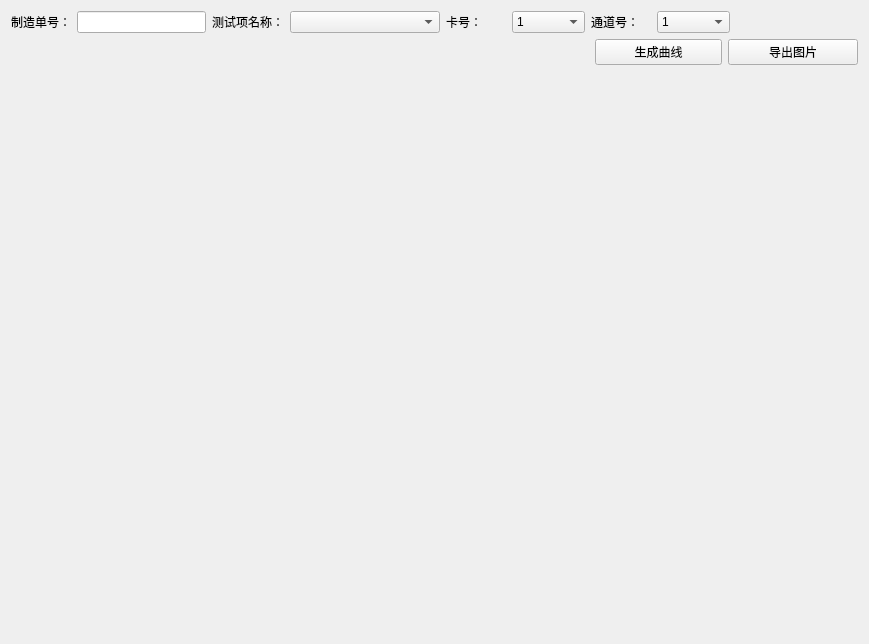
<?xml version="1.0" encoding="UTF-8"?>
<ui version="4.0">
 <class>DataAnalysis</class>
 <widget class="QWidget" name="DataAnalysis">
  <property name="geometry">
   <rect>
    <x>0</x>
    <y>0</y>
    <width>869</width>
    <height>644</height>
   </rect>
  </property>
  <property name="windowTitle">
   <string>Form</string>
  </property>
  <layout class="QGridLayout" name="gridLayout">
   <item row="0" column="0">
    <layout class="QHBoxLayout" name="horizontalLayout_2">
     <item>
      <widget class="QLabel" name="label_2">
       <property name="text">
        <string>制造单号：</string>
       </property>
      </widget>
     </item>
     <item>
      <widget class="QLineEdit" name="lineEdit_OrderNum">
       <property name="maximumSize">
        <size>
         <width>219</width>
         <height>16777215</height>
        </size>
       </property>
      </widget>
     </item>
     <item>
      <widget class="QLabel" name="label_4">
       <property name="text">
        <string>测试项名称：</string>
       </property>
      </widget>
     </item>
     <item>
      <widget class="QComboBox" name="comboBox_TestItem">
       <property name="minimumSize">
        <size>
         <width>150</width>
         <height>0</height>
        </size>
       </property>
      </widget>
     </item>
     <item>
      <widget class="QLabel" name="label_5">
       <property name="minimumSize">
        <size>
         <width>60</width>
         <height>0</height>
        </size>
       </property>
       <property name="text">
        <string>卡号：</string>
       </property>
      </widget>
     </item>
     <item>
      <widget class="QComboBox" name="comboBox_Card">
       <property name="minimumSize">
        <size>
         <width>73</width>
         <height>0</height>
        </size>
       </property>
       <item>
        <property name="text">
         <string>1</string>
        </property>
       </item>
       <item>
        <property name="text">
         <string>2</string>
        </property>
       </item>
       <item>
        <property name="text">
         <string>3</string>
        </property>
       </item>
       <item>
        <property name="text">
         <string>4</string>
        </property>
       </item>
       <item>
        <property name="text">
         <string>5</string>
        </property>
       </item>
       <item>
        <property name="text">
         <string>6</string>
        </property>
       </item>
       <item>
        <property name="text">
         <string>7</string>
        </property>
       </item>
       <item>
        <property name="text">
         <string>8</string>
        </property>
       </item>
       <item>
        <property name="text">
         <string>9</string>
        </property>
       </item>
       <item>
        <property name="text">
         <string>10</string>
        </property>
       </item>
      </widget>
     </item>
     <item>
      <widget class="QLabel" name="label_3">
       <property name="minimumSize">
        <size>
         <width>60</width>
         <height>0</height>
        </size>
       </property>
       <property name="text">
        <string>通道号：</string>
       </property>
      </widget>
     </item>
     <item>
      <widget class="QComboBox" name="comboBox_Channel">
       <property name="minimumSize">
        <size>
         <width>73</width>
         <height>0</height>
        </size>
       </property>
       <item>
        <property name="text">
         <string>1</string>
        </property>
       </item>
       <item>
        <property name="text">
         <string>2</string>
        </property>
       </item>
       <item>
        <property name="text">
         <string>3</string>
        </property>
       </item>
       <item>
        <property name="text">
         <string>4</string>
        </property>
       </item>
      </widget>
     </item>
     <item>
      <spacer name="horizontalSpacer_2">
       <property name="orientation">
        <enum>Qt::Horizontal</enum>
       </property>
       <property name="sizeHint" stdset="0">
        <size>
         <width>40</width>
         <height>20</height>
        </size>
       </property>
      </spacer>
     </item>
    </layout>
   </item>
   <item row="1" column="0">
    <layout class="QHBoxLayout" name="horizontalLayout">
     <item>
      <spacer name="horizontalSpacer">
       <property name="orientation">
        <enum>Qt::Horizontal</enum>
       </property>
       <property name="sizeHint" stdset="0">
        <size>
         <width>40</width>
         <height>20</height>
        </size>
       </property>
      </spacer>
     </item>
     <item>
      <widget class="QPushButton" name="btnGetLine">
       <property name="minimumSize">
        <size>
         <width>127</width>
         <height>0</height>
        </size>
       </property>
       <property name="text">
        <string>生成曲线</string>
       </property>
      </widget>
     </item>
     <item>
      <widget class="QPushButton" name="btn_ExportPic">
       <property name="minimumSize">
        <size>
         <width>130</width>
         <height>0</height>
        </size>
       </property>
       <property name="text">
        <string>导出图片</string>
       </property>
      </widget>
     </item>
    </layout>
   </item>
   <item row="2" column="0">
    <widget class="Curve" name="m_graphWgt" native="true">
     <property name="minimumSize">
      <size>
       <width>0</width>
       <height>450</height>
      </size>
     </property>
    </widget>
   </item>
  </layout>
 </widget>
 <customwidgets>
  <customwidget>
   <class>Curve</class>
   <extends>QWidget</extends>
   <header location="global">Curve.h</header>
   <container>1</container>
  </customwidget>
 </customwidgets>
 <resources/>
 <connections/>
</ui>
